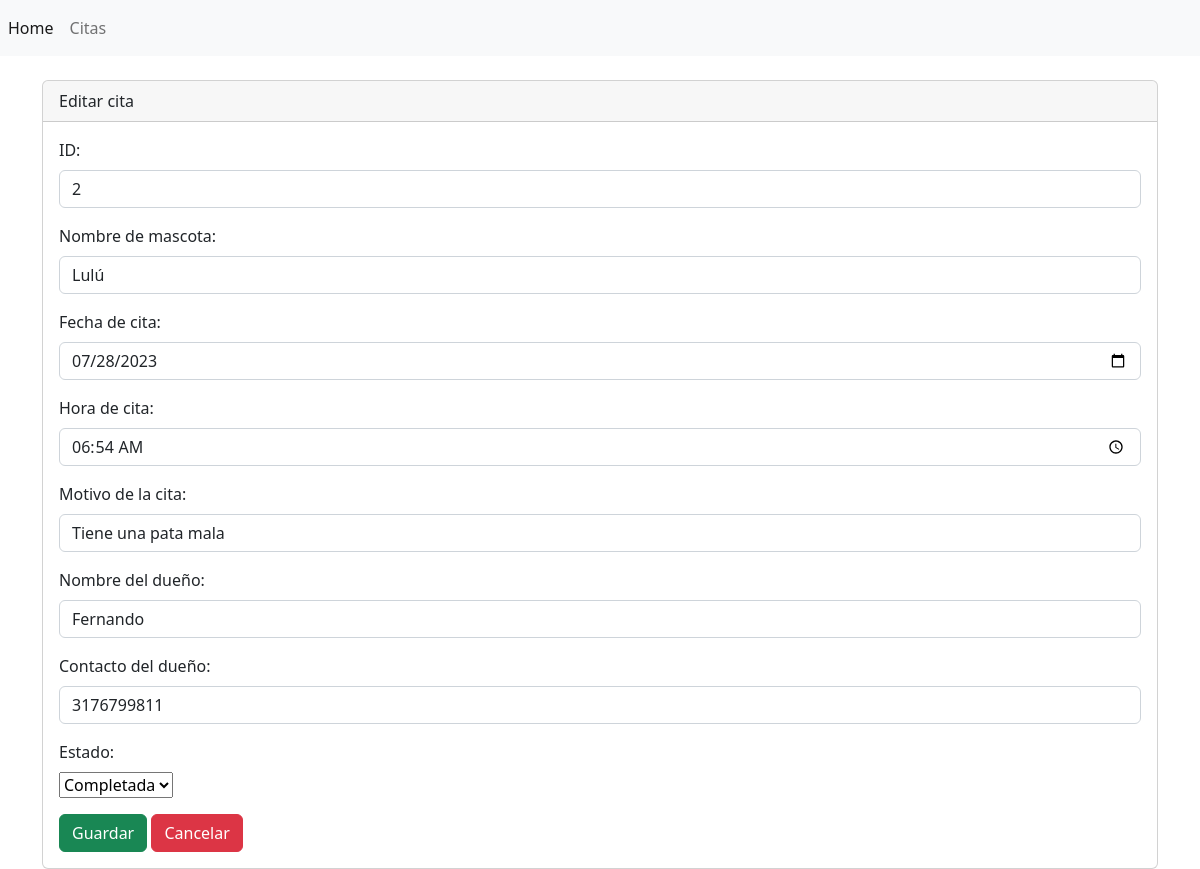
The page /backendVeterinaria/view/cita/edit.php?id=2 on the database its author committed.
### tables this page shows
CREATE TABLE `cita` (
  `id` int(11) NOT NULL,
  `nombreMascota` varchar(100) NOT NULL,
  `fecha` date NOT NULL,
  `hora` varchar(10) NOT NULL,
  `motivo` varchar(500) NOT NULL,
  `nombreDuenio` varchar(50) NOT NULL,
  `numeroDuenio` varchar(11) NOT NULL,
  `estado` varchar(50) NOT NULL DEFAULT 'Asignada'
);

### backendVeterinaria/config/DB.php (called while the page is built)
<?php
    class DB
    {
        private $host;
        private $dbname;
        private $user;
        private $password;
        public function __construct( $host, $dbname, $user, $password )
        {
            $this->host = $host;
            $this->dbname = $dbname;
            $this->user = $user;
            $this->password = $password;
        }
        public function connect( )
        {
            try {
                $conexion = new PDO( "mysql:host=" . $this->host . ";dbname=" . $this->dbname,
                                     $this->user,
                                     $this->password );
                return $conexion;
            }
            catch( PDOException $e ) {
                return $e->getMessage( );
            }
        }
    }
?>

### backendVeterinaria/controller/CitaController.php (called while the page is built, shortened)
<?php
    class CitaController {
        private $model;
        public function __construct() {
            require_once("../../model/CitaModel.php");
            $this->model = new CitaModel();
        }
        public function show( $id )
        {
            $registro = $this->model->show( $id );
            return ( $registro != false ) ?  $registro : header( "Location:index.php" );
        }
    }
?>

### backendVeterinaria/model/CitaModel.php (called while the page is built, shortened)
<?php
class CitaModel {
    private $pdo;
    public function __construct() {
        require_once("../../config/DB.php");
        $conexion = new DB("localhost", "veterinaria", "root", "");
        $this->pdo = $conexion->connect();
    }
    public function show($id ) {
        $statement = $this->pdo->prepare( "SELECT * FROM cita WHERE id = :id" );
        $statement->bindParam( ":id", $id );
        return ( $statement->execute( ) ) ? $statement->fetch( ) : false;
    }
}
?>

### backendVeterinaria/view/cita/edit.php (the view, shortened to what this page needs)
<?php
    include( "../templates/header.php" );
    $id = $_GET[ 'id' ];
    require_once( "../../controller/CitaController.php" );
    $controlador = new CitaController( );
    $registro = $controlador->show( $id );
?>
<div class="card">
    <div class="card-header">
        Editar cita
    </div>
    <div class="card-body">
        <form action="update.php" method="POST">
            <div class="mb-3">
                <label for="" class="form-label">ID:</label>
                <input type="text" value="<?php echo $registro['id']; ?>" readonly
                    class="form-control" name="txtId" id="txtId" aria-describedby="helpId" placeholder="">
            </div>
            <div class="mb-3">
                <label for="txtNombreMascota" class="form-label">Nombre de mascota:</label>
                <input type="text" value="<?php echo $registro['nombreMascota']; ?>"
                    class="form-control" name="txtNombreMascota" id="txtNombreMascota" aria-describedby="helpId" placeholder="">
            </div>
            <div class="mb-3">
              <label for="txtFecha" class="form-label">Fecha de cita:</label>
              <input type="date" value="<?php echo $registro['fecha']; ?>"
                class="form-control" name="txtFecha" id="txtFecha" aria-describedby="helpId" placeholder="">
            </div>
            <div class="mb-3">
              <label for="txtHora" class="form-label">Hora de cita:</label>
              <input type="time" value="<?php echo $registro['hora']; ?>"
                class="form-control" name="txtHora" id="txtHora" aria-describedby="helpId" placeholder="">
            </div>
            <div class="mb-3">
              <label for="txtMotivo" class="form-label">Motivo de la cita:</label>
              <input type="text" value="<?php echo $registro['motivo']; ?>"
                class="form-control" name="txtMotivo" id="txtMotivo" aria-describedby="helpId" placeholder="">
            </div>
            <div class="mb-3">
              <label for="txtNombreDuenio" class="form-label">Nombre del dueño:</label>
              <input type="text" value="<?php echo $registro['nombreDuenio']; ?>"
                class="form-control" name="txtNombreDuenio" id="txtNombreDuenio" aria-describedby="helpId" placeholder="">
            </div>
            <div class="mb-3">
              <label for="txtNumeroDuenio" class="form-label">Contacto del dueño:</label>
              <input type="tel" value="<?php echo $registro['numeroDuenio']; ?>"
                class="form-control" name="txtNumeroDuenio" id="txtNumeroDuenio" aria-describedby="helpId" placeholder="">
            </div>
            <div class="mb-3">
              <label for="" class="form-label">Estado:</label>
              <select name="txtEstado" id="txtEstado">
                <option value="Completada" <?php if($registro['estado'] === 'Completada') echo 'selected'; ?>>Completada</option>
              </select>
            </div>
            <button type="submit" class="btn btn-success">Guardar</button>
            <a href="index.php" class="btn btn-danger">Cancelar</a>
        </form>
    </div>
</div>
<?php
    include( "../templates/footer.php" );
?>

### rows shown on the page
cita: txtId "2", txtNombreMascota "Lulú", txtFecha "07/28/2023", txtHora "06:54", txtMotivo "Tiene una pata mala", txtNombreDuenio "Fernando", txtNumeroDuenio "3176799811", txtEstado "Completada"
